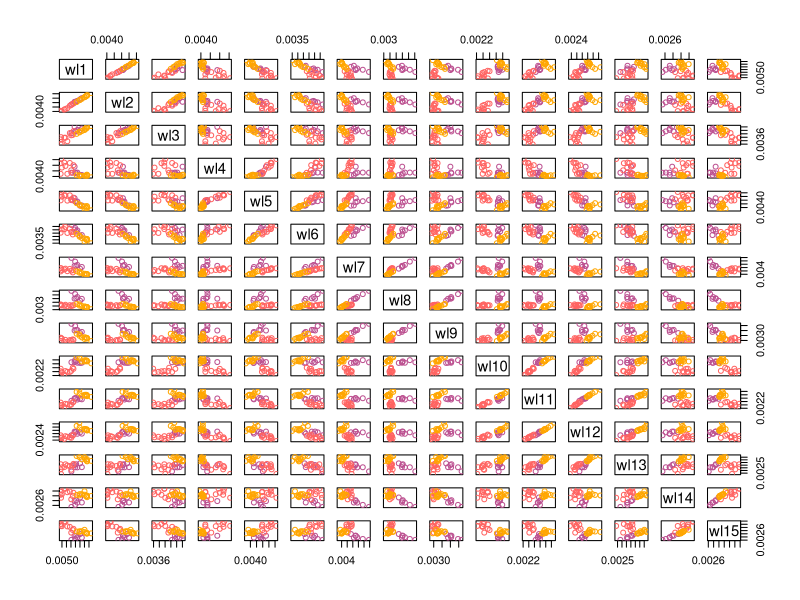

Here is the R script that generated this plot:
library(dplyr)

data <- read.csv("Spectroscopy.csv")
#map P->Pig,T->Turkey and C->Cattle, useful to plot later
data$animal<-recode(data$animal,P="Pig",T="Turkey",C="Cattle")

head(data)


wavelengths <- data[,3:17]
data[,2]

pairs(wavelengths,col=recode(data$animal,Pig="#bc5090",Turkey="#ff6361",Cattle="#ffa600"))
